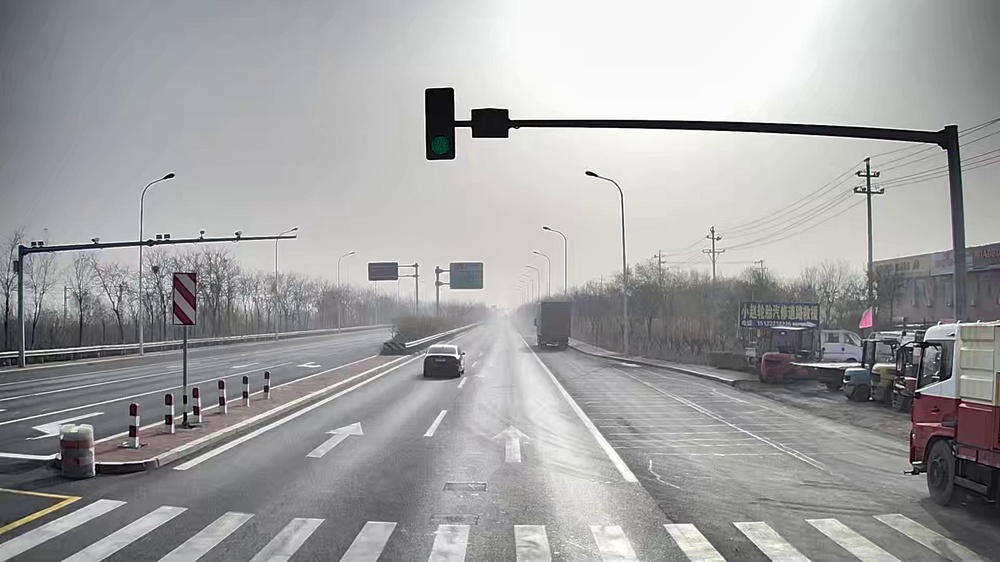
#> input picture test_data/test_data/cm3/1669342684066666690.jpg, 1000 x 562 px, shrunk from 1920 x 1080 before the run, found by its file name
$ python SynchronousCheckMain.py
#> lines starting #> are read from the running program, lines starting #| are printed output that depends on the picture
#> in test, long_focal_img is the input picture: shape (562, 1000, 3); mean B, G, R 162.5, 162.1, 162
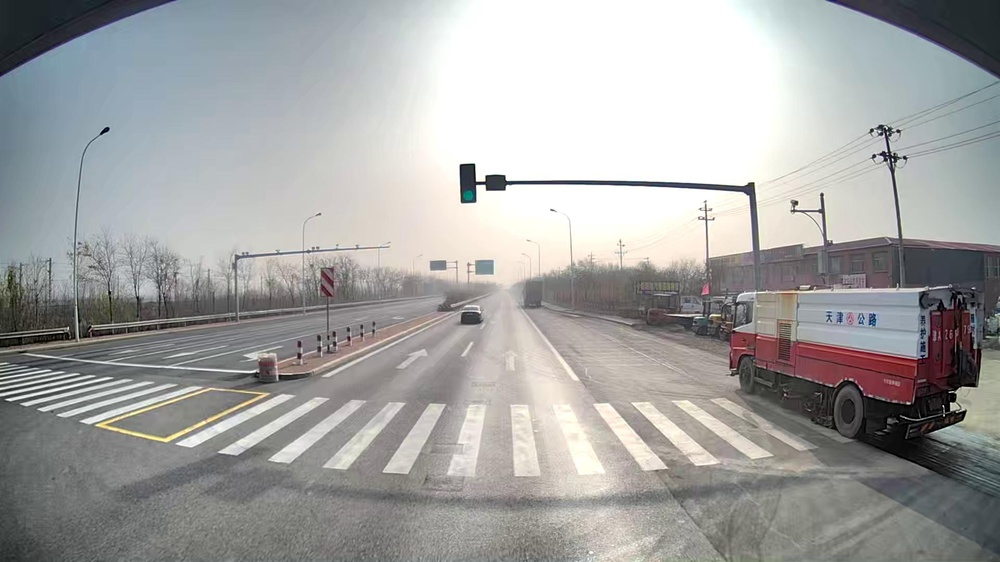
#> input picture test_data/test_data/cm1/1669342684066666690.jpg, 1000 x 562 px, shrunk from 1920 x 1080 before the run, found by its file name
#> in test, short_focal_img is the input picture: shape (562, 1000, 3); mean B, G, R 162.8, 163.8, 163.7
import os

import cv2
import numpy as np


class Stitcher:

    def get_M(self, images, ratio=0.75, reprojThresh=4.0):
        # 获取输入图片
        (long_focal_img, short_focal_img) = images
        (kps_long, featuresLong) = self.detectAndDescribe(long_focal_img)
        (kps_short, featuresShort) = self.detectAndDescribe(short_focal_img)
        M = self.matchKeypoints(kps_short, kps_long, featuresShort, featuresLong, ratio, reprojThresh)

        # 如果返回结果为空，没有匹配成功的特征点，退出算法
        if M is None:
            return None
        (matches, H, status) = M

        return H

    # 拼接函数
    def stitch(self, images, ratio=0.75, reprojThresh=4.0):
        (long_focal_img, short_focal_img) = images
        (matches, H, status) = self.get_M(images, ratio, reprojThresh)
        # 将图片A进行视角变换，result是变换后图片
        result = cv2.warpPerspective(short_focal_img, H,
                                     (short_focal_img.shape[1] + long_focal_img.shape[1], short_focal_img.shape[0]))
        result[0:long_focal_img.shape[0], 0:long_focal_img.shape[1]] = long_focal_img

        # 返回匹配结果
        return result

    def transformation(self, image, H):
        result = cv2.warpPerspective(image, H, (image.shape[1], image.shape[0]))
        return result

    def detectAndDescribe(self, image):
        descriptor = cv2.SIFT_create()
        (kps, features) = descriptor.detectAndCompute(image, None)
        kps = np.float32([kp.pt for kp in kps])
        return (kps, features)

    def matchKeypoints(self, kpsA, kpsB, featuresA, featuresB, ratio, reprojThresh):
        # 建立暴力匹配器
        matcher = cv2.BFMatcher()
        # 使用KNN检测来自A、B图的SIFT特征匹配对，K=2
        rawMatches = matcher.knnMatch(featuresA, featuresB, 2)
        matches = []
        for m in rawMatches:
            # print("3-0 {} m0:{} m1:{}".format(len(m), m[0].distance, m[1].distance))
            # 当最近距离跟次近距离的比值小于ratio值时，保留此匹配对
            if len(m) == 2 and m[0].distance < m[1].distance * ratio:
                # 存储两个点在featuresA, featuresB中的索引值
                matches.append((m[0].trainIdx, m[0].queryIdx))
        # 当筛选后的匹配对大于4时，计算视角变换矩阵
        if len(matches) > 4:
            # 获取匹配对的点坐标
            ptsA = np.float32([kpsA[i] for (_, i) in matches])
            ptsB = np.float32([kpsB[i] for (i, _) in matches])
            # 计算视角变换矩阵
            (H, status) = cv2.findHomography(ptsA, ptsB, cv2.RANSAC, reprojThresh)

            # 返回结果
            return (matches, H, status)
        # 如果匹配对小于4时，返回None
        return None

    def crop_image(self, img, ratio):
        wide = int(img.shape[1] * ratio)
        if ratio > 0:
            return img[:, 0:wide]
        else:
            return img[:, wide:]

    def mtx_similar(self, arr1: np.ndarray, arr2: np.ndarray) -> float:
        '''
        :param arr1:矩阵1
        :param arr2:矩阵2
        :return:相似度（0~1之间）
        '''
        if arr1.shape != arr2.shape:
            minx = min(arr1.shape[0], arr2.shape[0])
            miny = min(arr1.shape[1], arr2.shape[1])
            differ = arr1[:minx, :miny] - arr2[:minx, :miny]
        else:
            differ = arr1 - arr2
        dist = np.linalg.norm(differ, ord='fro')
        len1 = np.linalg.norm(arr1)
        len2 = np.linalg.norm(arr2)  # 普通模长
        denom = (len1 + len2) / 2
        similar = 1 - (dist / denom)
        return similar


def get_norm_mtx():
    stitcher = Stitcher()

    cm1 = r'./test_data/norm_data/cm1_.jpg'  # 5
    cm2 = r'./test_data/norm_data/cm2_.jpg'
    cm3 = r'./test_data/norm_data/cm3_.jpg'

    cm1 = cv2.imread(cm1)
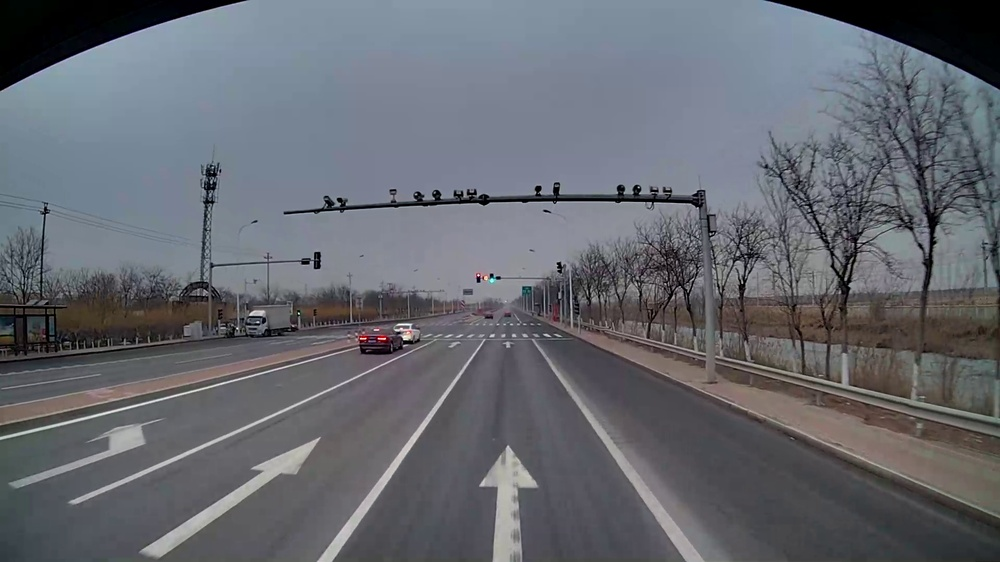
#> input picture test_data/norm_data/cm1_.jpg, 1000 x 562 px, shrunk from 1920 x 1080 before the run
#> cm1 is the input picture: shape (562, 1000, 3); mean B, G, R 111.6, 104.6, 101.6
    cm2 = cv2.imread(cm2)
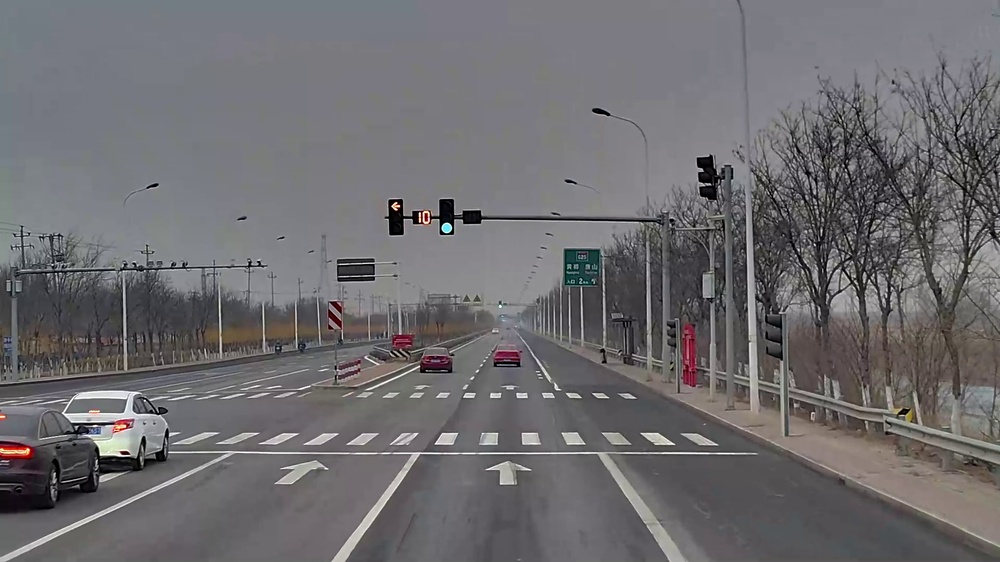
#> input picture test_data/norm_data/cm2_.jpg, 1000 x 562 px, shrunk from 1920 x 1080 before the run
#> cm2 is the input picture: shape (562, 1000, 3); mean B, G, R 110.9, 108, 109.8
    cm3 = cv2.imread(cm3)
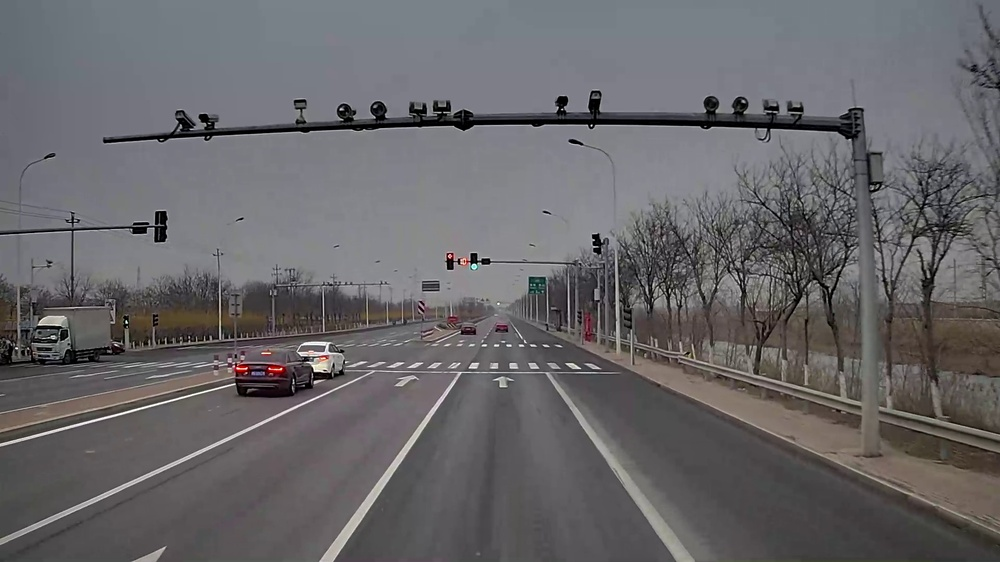
#> input picture test_data/norm_data/cm3_.jpg, 1000 x 562 px, shrunk from 1920 x 1080 before the run
#> cm3 is the input picture: shape (562, 1000, 3); mean B, G, R 104.7, 102.2, 103.6

    H_3_1 = stitcher.get_M([cm3, cm1])
#> in detectAndDescribe, `(kps, features) = descriptor.detectAndCompute(image, None)`: kps = 2093 keypoints; strongest (x, y, size): (341, 109, 2), (53, 337, 3), (315, 382, 2.3), (450, 256, 2.4)
#> in detectAndDescribe, `kps = np.float32([kp.pt for kp in kps])`: kps = 2093 pairs, first value 4.4 to 997.1, second value 27.33 to 555.7
#> in get_M, `(kps_long, featuresLong) = self.detectAndDescribe(long_focal_img)`: kps_long has the same summary as kps in detectAndDescribe
#> in detectAndDescribe (call 2), `(kps, features) = descriptor.detectAndCompute(image, None)`: kps = 2237 keypoints; strongest (x, y, size): (491, 275, 2.8), (498, 278, 2.7), (478, 279, 3.3), (538, 188, 4.1)
#> in get_M, `(kps_short, featuresShort) = self.detectAndDescribe(short_focal_img)`: kps_short = 2237 pairs, first value 5.58 to 997.2, second value 11.97 to 556.5
#> in matchKeypoints, `rawMatches = matcher.knnMatch(featuresA, featuresB, 2)`: rawMatches = 2237 matches
#> after the loop in matchKeypoints, `for m in rawMatches:`: matches = 329 pairs, first value 9 to 2051, second value 4 to 2203
#> in matchKeypoints, `ptsA = np.float32([kpsA[i] for (_, i) in matches])`: ptsA = 329 pairs, first value 7.47 to 990.4, second value 142.9 to 505
#> in matchKeypoints, `ptsB = np.float32([kpsB[i] for (i, _) in matches])`: ptsB = 329 pairs, first value 10.87 to 990.2, second value 51.04 to 525.6
#> in matchKeypoints, `(H, status) = cv2.findHomography(ptsA, ptsB, cv2.RANSAC, reprojThresh)`: H = [[1.78, -0.034, -396.1], [0.0181, 1.78, -244.4], [-1.22e-05, -1.28e-05, 1]]; status = 329 values, max 1 at index 19, min 0 at index 0, mean 0.839
#> H_3_1 has the same summary as H in matchKeypoints
    H_2_3 = stitcher.get_M([cm2, cm3])
#> in detectAndDescribe (call 3), `(kps, features) = descriptor.detectAndCompute(image, None)`: kps = 2387 keypoints; strongest (x, y, size): (395, 206, 4.5), (123, 453, 2.7), (126, 453, 2.7), (447, 227, 5.9)
#> in detectAndDescribe (call 4), `(kps, features) = descriptor.detectAndCompute(image, None)`: kps = 2093 keypoints; strongest (x, y, size): (341, 109, 2), (53, 337, 3), (315, 382, 2.3), (450, 256, 2.4)
#> in matchKeypoints (call 2), `rawMatches = matcher.knnMatch(featuresA, featuresB, 2)`: rawMatches = 2093 matches
#> H_2_3 = [[2.06, -0.00163, -538.7], [-0.0203, 2.08, -321.1], [-3.44e-05, -1.82e-05, 1]]
    return H_3_1, H_2_3


# [27 lines of commented-out code are left out]

def transformation_by_norm(images):
    (long_focal_img, short_focal_img) = images
    stitcher = Stitcher()
    H_3_1, H_2_3 = get_norm_mtx()
#> H_3_1 has the same summary as H in matchKeypoints
    long_focal_img = stitcher.crop_image(long_focal_img, 0.75)
#> in crop_image, `return img[:, 0:wide]`:
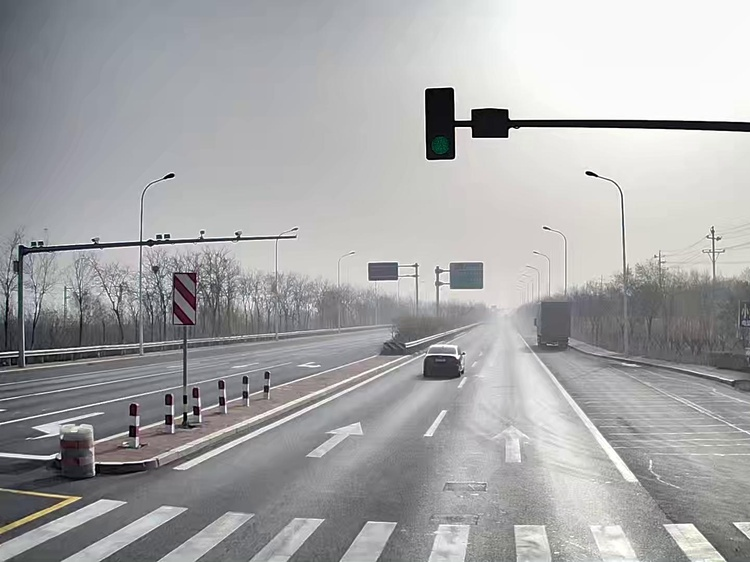
#> returned value: shape (562, 750, 3); mean of channels 0, 1, 2 167.6, 166.5, 166.4; drawn as B, G, R
    short_focal_img = stitcher.crop_image(short_focal_img, -0.75)
#> call 2 of crop_image, with ratio = -0.75
#> in crop_image (call 2), `return img[:, wide:]`:
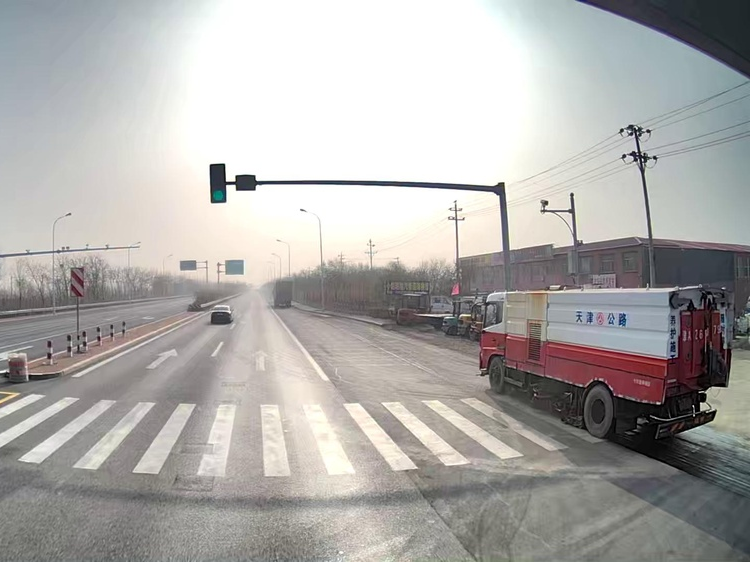
#> returned value: shape (562, 750, 3); mean of channels 0, 1, 2 170, 172.3, 174.4; drawn as B, G, R
    result = stitcher.stitch([long_focal_img, short_focal_img])
#> in detectAndDescribe (call 5), `(kps, features) = descriptor.detectAndCompute(image, None)`: kps = 1070 keypoints; strongest (x, y, size): (588, 173, 3.3), (492, 123, 23), (596, 176, 1.8), (171, 175, 3.2)
#> in detectAndDescribe (call 6), `(kps, features) = descriptor.detectAndCompute(image, None)`: kps = 1180 keypoints; strongest (x, y, size): (246, 182, 12.7), (217, 172, 12.1), (624, 156, 2.7), (622, 130, 2.6)
#> in matchKeypoints (call 3), `rawMatches = matcher.knnMatch(featuresA, featuresB, 2)`: rawMatches = 1180 matches
#> in stitch, `(matches, H, status) = self.get_M(images, ratio, reprojThresh)`: matches = [1.81, -0.00253, 45.76]; H = [0.0222, 1.82, -215.2]; status = [-6.56e-06, 2.6e-05, 1]

    cv2.imshow('long_focal_img', long_focal_img)
    cv2.imshow('result', result)
    cv2.waitKey(0)


def test():
    short_focal_img = r'C:\Users\NailinLiao\Desktop\DataDevelopment\SynchronousCheck\test_data\test_data\cm1\1669342684066666690.jpg'
    long_focal_img = r'C:\Users\NailinLiao\Desktop\DataDevelopment\SynchronousCheck\test_data\test_data\cm3\1669342684066666690.jpg'
    long_focal_img = cv2.imread(long_focal_img)
    short_focal_img = cv2.imread(short_focal_img)

    transformation_by_norm([long_focal_img, short_focal_img])


if __name__ == '__main__':
#> (the run stopped early here; a loop or call above may not have finished)
